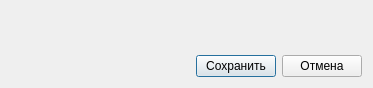
<?xml version="1.0" encoding="UTF-8"?>
<ui version="4.0">
 <class>Dialog</class>
 <widget class="QDialog" name="Dialog">
  <property name="geometry">
   <rect>
    <x>0</x>
    <y>0</y>
    <width>373</width>
    <height>88</height>
   </rect>
  </property>
  <property name="layoutDirection">
   <enum>Qt::LeftToRight</enum>
  </property>
  <layout class="QVBoxLayout" name="verticalLayout">
   <item>
    <widget class="QLabel" name="label_name">
     <property name="font">
      <font>
       <pointsize>12</pointsize>
       <weight>75</weight>
       <bold>true</bold>
      </font>
     </property>
     <property name="text">
      <string/>
     </property>
     <property name="alignment">
      <set>Qt::AlignCenter</set>
     </property>
    </widget>
   </item>
   <item>
    <layout class="QVBoxLayout" name="verticalLayout_2"/>
   </item>
   <item>
    <spacer name="verticalSpacer">
     <property name="orientation">
      <enum>Qt::Vertical</enum>
     </property>
     <property name="sizeHint" stdset="0">
      <size>
       <width>20</width>
       <height>40</height>
      </size>
     </property>
    </spacer>
   </item>
   <item>
    <layout class="QGridLayout" name="gridLayout">
     <item row="0" column="0">
      <spacer name="horizontalSpacer">
       <property name="orientation">
        <enum>Qt::Horizontal</enum>
       </property>
       <property name="sizeHint" stdset="0">
        <size>
         <width>40</width>
         <height>20</height>
        </size>
       </property>
      </spacer>
     </item>
     <item row="0" column="1">
      <widget class="QPushButton" name="btn_save">
       <property name="text">
        <string>Сохранить</string>
       </property>
      </widget>
     </item>
     <item row="0" column="2">
      <widget class="QPushButton" name="btn_cancel">
       <property name="text">
        <string>Отмена</string>
       </property>
      </widget>
     </item>
    </layout>
   </item>
  </layout>
 </widget>
 <resources/>
 <connections/>
</ui>
